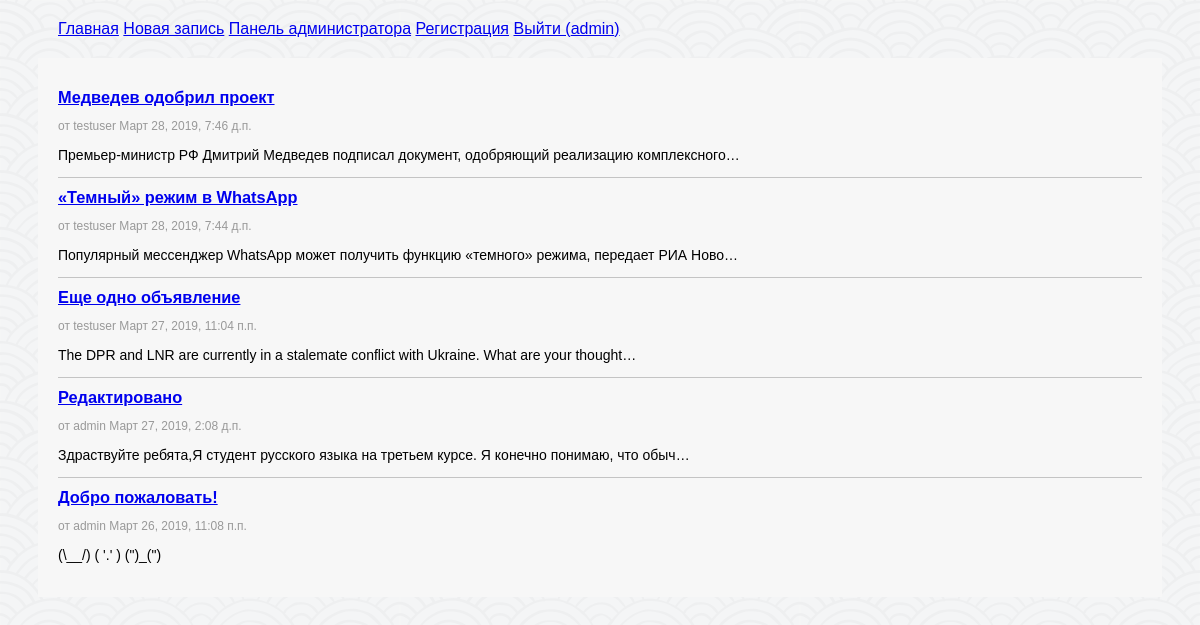
The app's page / (signed in) with its own data.
### core/models.py (models this page shows, shortened)
class data(models.Model):
    author = models.ForeignKey(User, on_delete=models.CASCADE)
    ad_title = models.CharField(max_length=25)
    ad_text = models.CharField(max_length=255)
    pub_date = models.DateTimeField()

### core/views.py (the view)
# urls.py: path('', views.index),
def index(request):
    i = data.objects.order_by('-pub_date')
    return render(request, 'core/index.html', context={"items": i})

### core/templates/core/index.html (shortened to what this page needs)
{% extends "base.html" %}
{% block content %}
    {% for i in items %}
        <div class="container">
        <h3><a href={{ i.pk }}> {{ i.ad_title }} </a></h3>
        <p class="author"> от {{ i.author }} {{ i.pub_date }}</p>
        <p> {{ i.ad_text|truncatechars:90 }} </p>
        {% if not forloop.last %}
        <hr size="1px" color="C4C4C4">
        {% endif %}
        </div>
    {% endfor %}
{% endblock %}

### templates/base.html (shortened to what this page needs)
{% load static %}
<!DOCTYPE html>
<html lang="ru">
<head>
    <link rel="stylesheet" type="text/css"
     href="{% static "core/css/styles.css" %}">
</head>
<body id="bg"
      style="background-image: url('{% static "core/background.png"%}')">
    <div class="nav_bar">
        {% block header %}
        <a href="/">Главная</a>
        <a href="/new/">Новая запись</a>
        {% if user.is_staff %}
        <a href="/admin/">Панель администратора</a>
        {% endif %}
        <a href="/reg/">Регистрация</a>
        {% if user.is_authenticated %}
        <a href="/logout/">Выйти ({{ user }})</a>
        {% else %}
        <a href="/login/">Войти</a>
        {% endif %}
        {% endblock %}
    </div>
    <div class="body">
        {% block content %}{% endblock %}
    </div>
</body>
</html>

### core/static/core/css/styles.css (style rules this page uses)
* { font-family: Arial, Helvetica, Sans-serif; }
.nav_bar { margin-top: 20px; margin-bottom: 20px; margin-left: 50px; margin-right: 50px; font-size: 16px; }
.body { background-color: #f7f7f7; padding: 20px; margin-left: 30px; margin-right: 30px; }
.container { margin-bottom: 10px; font-size: 14px; }
.author { font-size: 12px; color: #999999 }
#bg { background-repeat: round; background-position: top; background-attachment: fixed; }
h3 { margin-top : 10px; margin-bottom: 10px; }

### records on screen
data: ad_title "Медведев одобрил проект", author "testuser", pub_date "Март 28, 2019, 7:46 д.п.", ad_text "Премьер-министр РФ Дмитрий Медведев подписал документ, одобряющий реализацию комплексного…"
data: ad_title "«Темный» режим в WhatsApp", author "testuser", pub_date "Март 28, 2019, 7:44 д.п.", ad_text "Популярный мессенджер WhatsApp может получить функцию «темного» режима, передает РИА Ново…"
data: ad_title "Еще одно объявление", author "testuser", pub_date "Март 27, 2019, 11:04 п.п.", ad_text "The DPR and LNR are currently in a stalemate conflict with Ukraine. What are your thought…"
data: ad_title "Редактировано", author "admin", pub_date "Март 27, 2019, 2:08 д.п.", ad_text "Здраствуйте ребята,Я студент русского языка на третьем курсе. Я конечно понимаю, что обыч…"
data: ad_title "Добро пожаловать!", author "admin", pub_date "Март 26, 2019, 11:08 п.п.", ad_text "(\\__/) ( '.' ) (\")_(\")"

### other values on screen
{{ user }} "admin"
